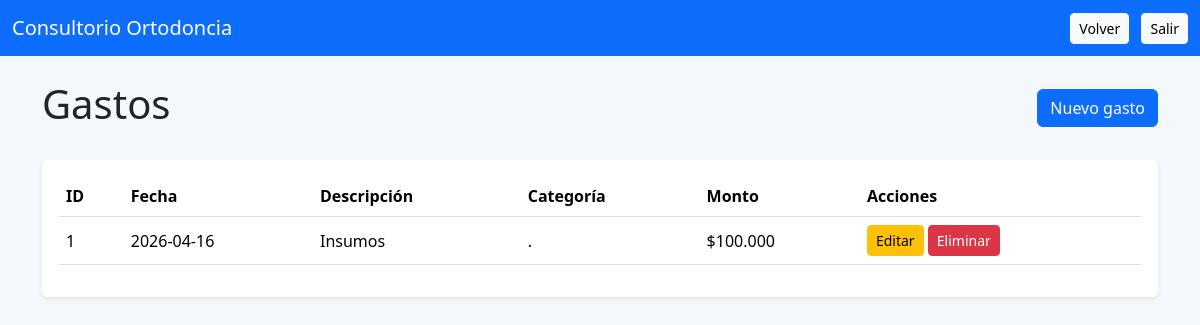
/gastos (signed in), run on the app's committed database.
### tables this page shows
CREATE TABLE gastos (
    id INTEGER PRIMARY KEY AUTOINCREMENT,
    fecha TEXT NOT NULL,
    descripcion TEXT NOT NULL,
    categoria TEXT,
    monto REAL NOT NULL
);

### app.py (the view)
@app.route("/gastos")
def gastos():
    if "user" not in session:
        return redirect("/login")
    conn = get_db()
    gastos = conn.execute("SELECT * FROM gastos ORDER BY id DESC").fetchall()
    conn.close()
    return render_template("gastos.html", gastos=gastos)

### app.py (called while the page is built)
def get_db():
    conn = sqlite3.connect("database.db")
    conn.row_factory = sqlite3.Row
    return conn

### templates/gastos.html (shortened to what this page needs)
<!DOCTYPE html>
<html lang="es">
<head>
    <link href="https://cdn.jsdelivr.net/npm/bootstrap@5.3.3/dist/css/bootstrap.min.css" rel="stylesheet">
</head>
<body style="background:#f4f7fb;">
<nav class="navbar navbar-expand-lg navbar-dark" style="background:#0d6efd;">
    <div class="container-fluid">
        <a href="/dashboard" class="navbar-brand">Consultorio Ortodoncia</a>
        <div>
            <a href="/dashboard" class="btn btn-light btn-sm me-2">Volver</a>
            <a href="/logout" class="btn btn-light btn-sm">Salir</a>
        </div>
    </div>
</nav>
<div class="container py-4">
    <div class="d-flex justify-content-between align-items-center mb-4">
        <h1>Gastos</h1>
        <a href="/gastos/nuevo" class="btn btn-primary">Nuevo gasto</a>
    </div>
    {% if gastos %}
    <div class="card shadow-sm border-0">
        <div class="card-body">
            <div class="table-responsive">
                <table class="table table-hover align-middle">
                    <thead>
                        <tr>
                            <th>ID</th>
                            <th>Fecha</th>
                            <th>Descripción</th>
                            <th>Categoría</th>
                            <th>Monto</th>
                            <th>Acciones</th>
                        </tr>
                    </thead>
                    <tbody>
{% for g in gastos %}
<tr>
    <td>{{ g["id"] }}</td>
    <td>{{ g["fecha"] }}</td>
    <td>{{ g["descripcion"] }}</td>
    <td>{{ g["categoria"] }}</td>
    <td>${{ "{:,.0f}".format(g["monto"]).replace(",", ".") }}</td>
    <td>
        <a href="/gastos/editar/{{ g['id'] }}" class="btn btn-warning btn-sm">Editar</a>
        <a href="/gastos/eliminar/{{ g['id'] }}" class="btn btn-danger btn-sm"
           onclick="return confirm('¿Seguro que querés eliminar este gasto?')">
           Eliminar
        </a>
    </td>
</tr>
{% endfor %}
                    </tbody>
                </table>
            </div>
        </div>
    </div>
    {% else %}
    <div class="alert alert-info">
        Todavía no hay gastos cargados.
    </div>
    {% endif %}
</div>
</body>
</html>

### data on the page
gastos: id "1", fecha "2026-04-16", descripcion "Insumos", categoria ".", monto "100.000"
